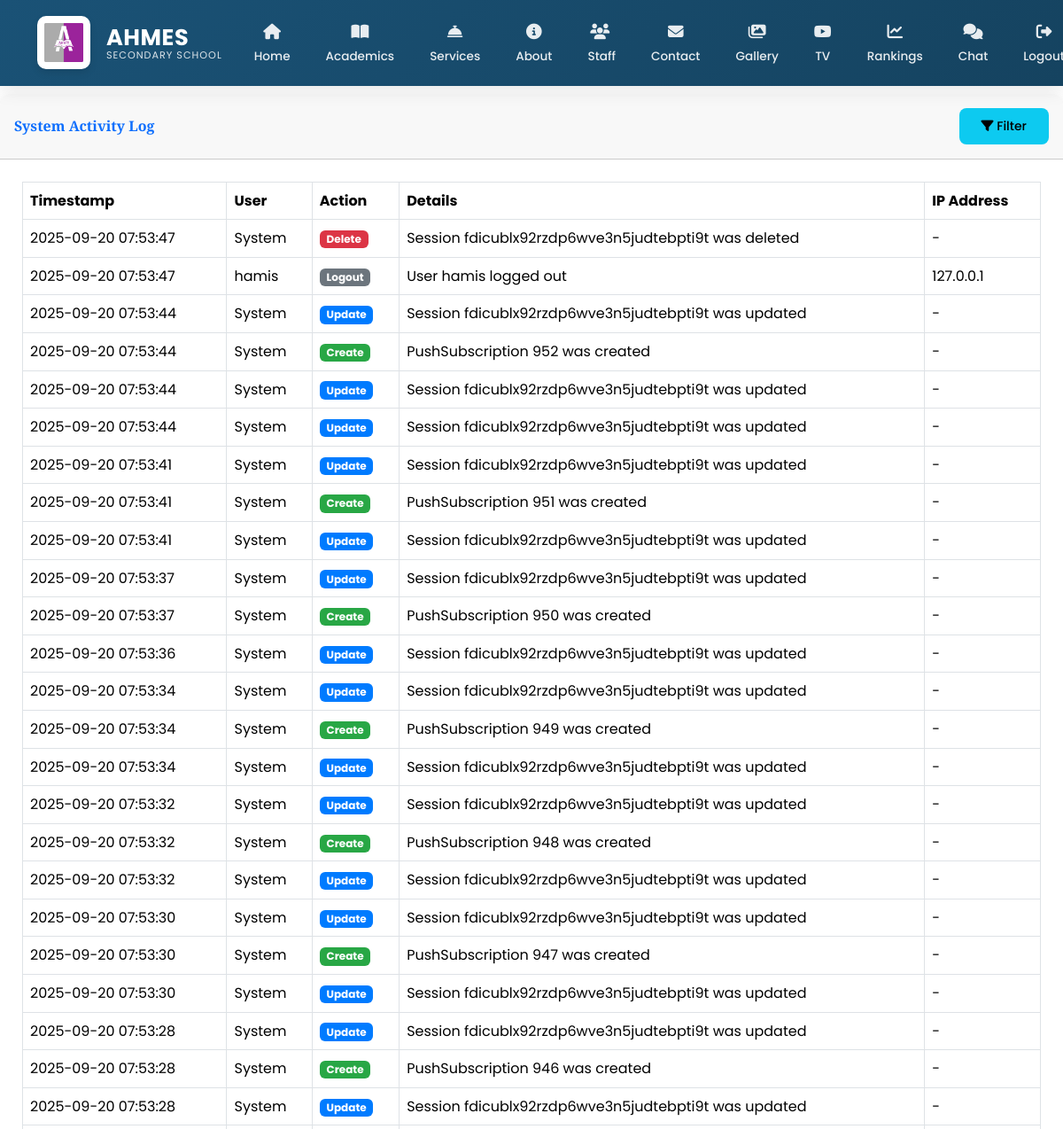
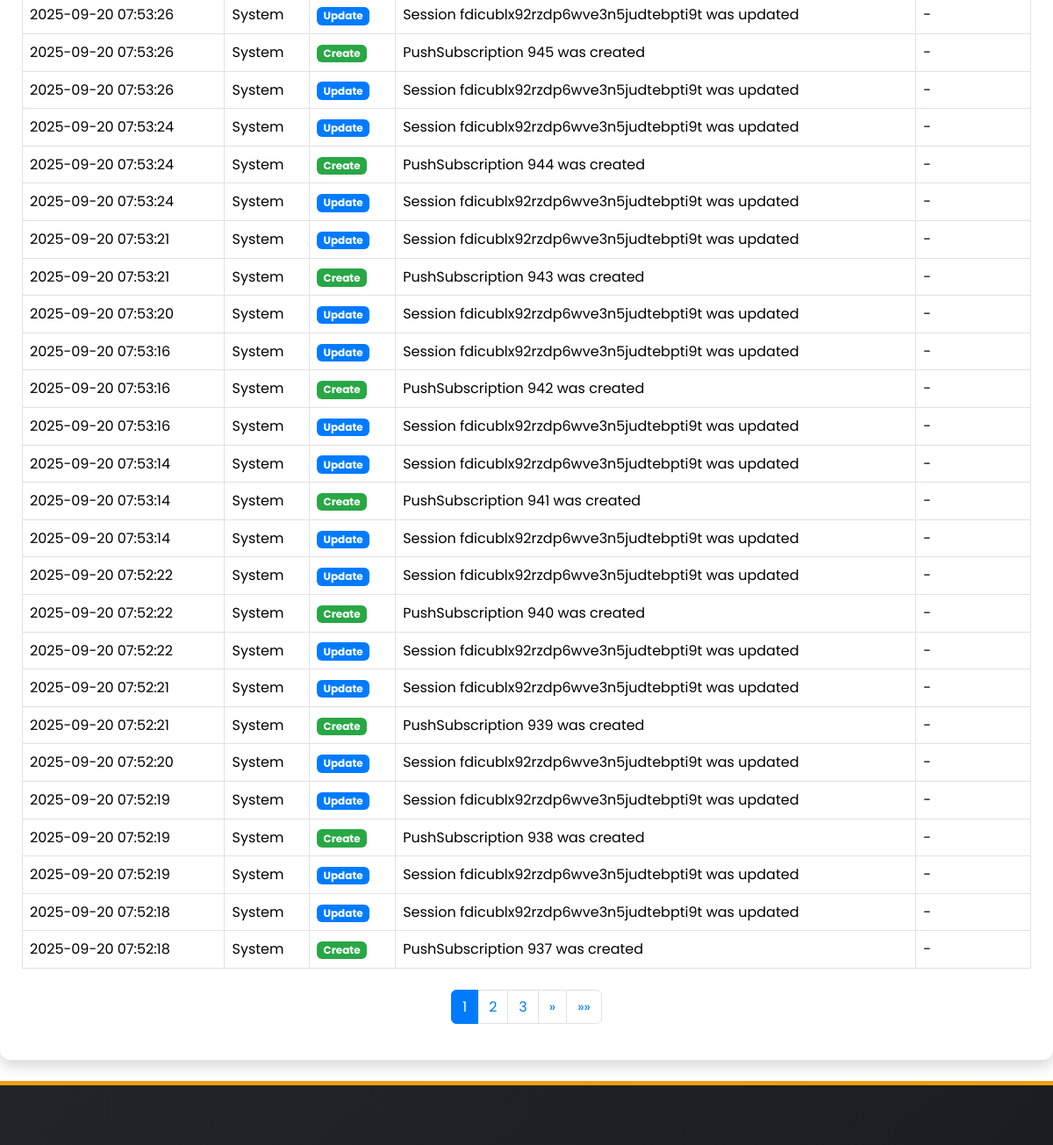
Page /ad/activity-log/ (signed in, upper part) on the earlier database version (2 pictures, top to bottom).
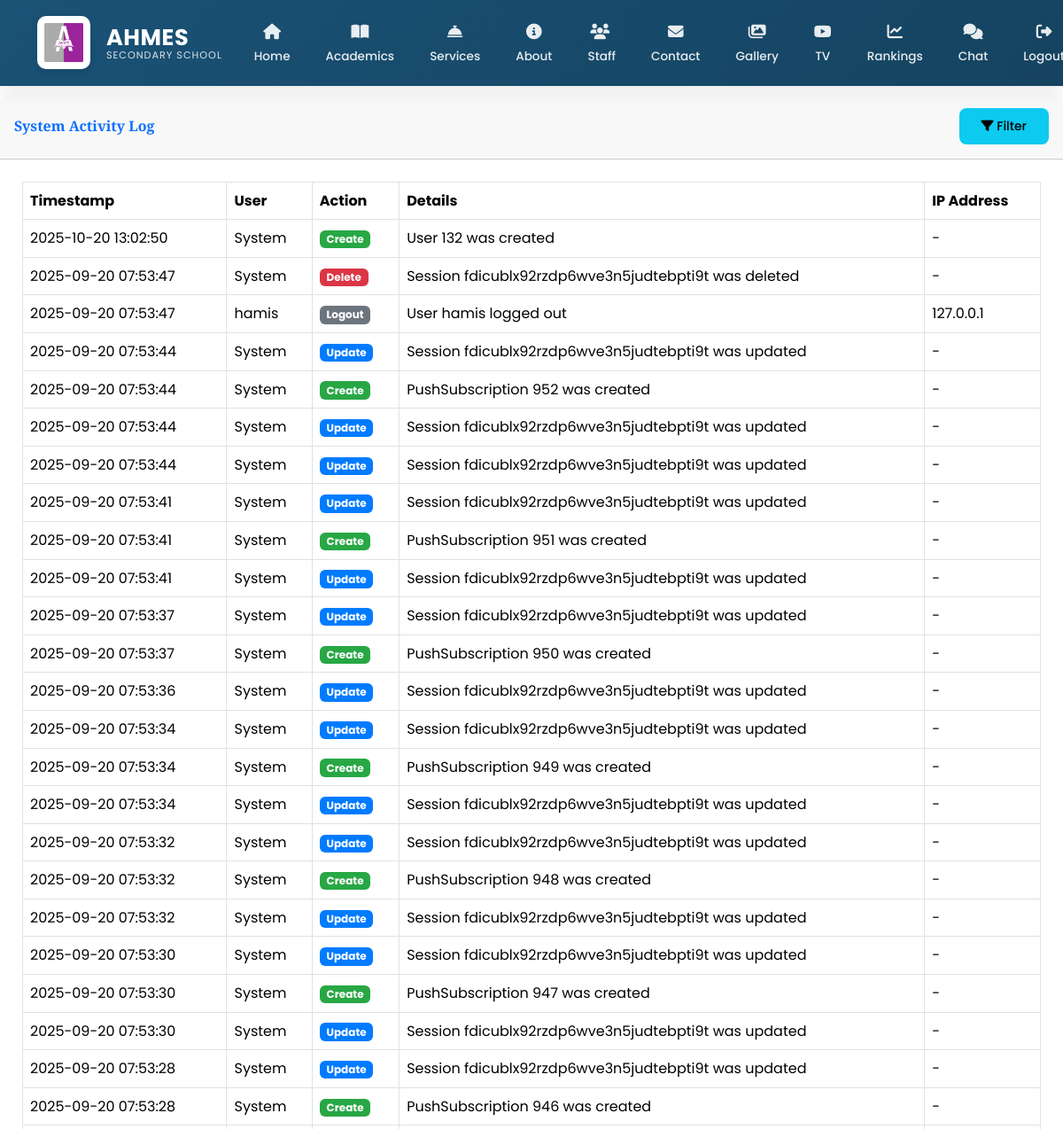
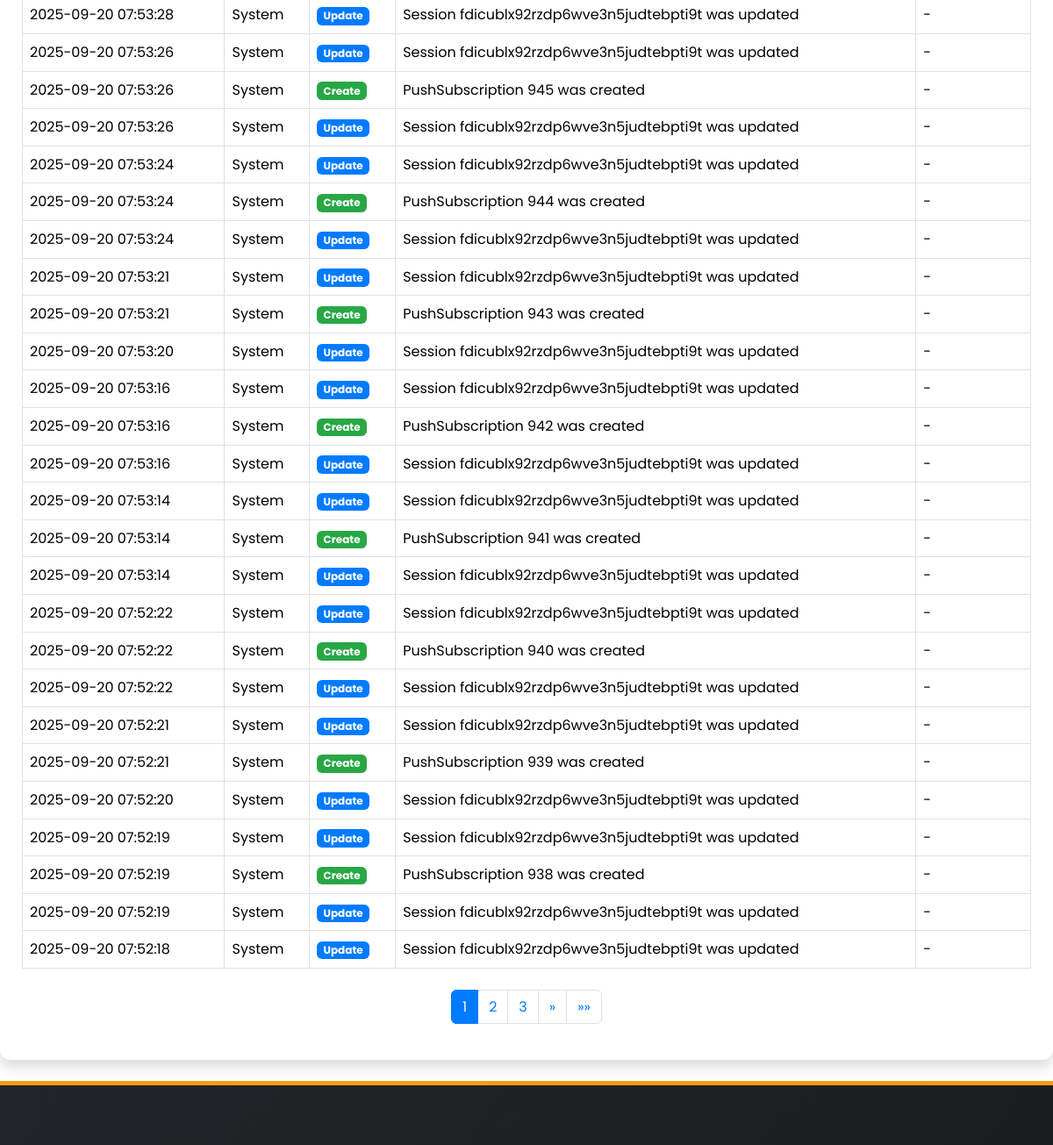
Same page on the later database version (2 pictures, top to bottom).
### main/models.py (models this page shows, shortened)
class ActivityLog(models.Model):
    ACTION_CHOICES = [
        ('CREATE', 'Create'),
        ('UPDATE', 'Update'),
        ('DELETE', 'Delete'),
        ('LOGIN', 'Login'),
        ('LOGOUT', 'Logout'),
        ('LOGIN_FAILED', 'Login Failed'),
        ('PASSWORD_CHANGE', 'Password Change'),
    ]
    user = models.ForeignKey(User, on_delete=models.SET_NULL, null=True, blank=True)
    action = models.CharField(max_length=20, choices=ACTION_CHOICES)
    content_type = models.ForeignKey(ContentType, on_delete=models.SET_NULL, null=True, blank=True)
    object_id = models.CharField(max_length=50, null=True, blank=True)  # Changed to CharField
    content_object = GenericForeignKey('content_type', 'object_id')
    details = models.TextField(blank=True)
    ip_address = models.GenericIPAddressField(null=True, blank=True)
    user_agent = models.CharField(max_length=255, blank=True)
    timestamp = models.DateTimeField(auto_now_add=True)
    class Meta:
        ordering = ['-timestamp']
        verbose_name = 'Activity Log'
        verbose_name_plural = 'Activity Logs'

class User(AbstractUser):
    is_parent = models.BooleanField(default=False)
    is_admin = models.BooleanField(default=False)
    is_staff_member = models.BooleanField(default=False)
    is_student = models.BooleanField(default=False)
    last_activity = models.DateTimeField(null=True, blank=True)
    groups = models.ManyToManyField(
        Group,
        verbose_name=_('groups'),
        blank=True,
        help_text=_(
            'The groups this user belongs to. A user will get all permissions '
            'granted to each of their groups.'
        ),
        related_name="custom_user_set",
        related_query_name="user",
    )
    user_permissions = models.ManyToManyField(
        Permission,
        verbose_name=_('user permissions'),
        blank=True,
        help_text=_('Specific permissions for this user.'),
        related_name="custom_user_set",
        related_query_name="user",
    )
    class Meta:
        swappable = 'AUTH_USER_MODEL'
        db_table = 'auth_user'
    def __str__(self):
        return self.username

### main/views.py (the view)
# urls.py: path('ad/activity-log/', activity_log, name='activity_log'),
@login_required
@user_passes_test(lambda u: u.is_admin)
def activity_log(request):
    action = request.GET.get('action', '')
    user_id = request.GET.get('user', '')
    date_from = request.GET.get('date_from', '')
    date_to = request.GET.get('date_to', '')
    activities = ActivityLog.objects.all().select_related('user').order_by('-timestamp')
    if action:
        activities = activities.filter(action=action)
    if user_id:
        activities = activities.filter(user_id=user_id)
    if date_from:
        try:
            date_from_obj = datetime.strptime(date_from, '%Y-%m-%d').date()
            activities = activities.filter(timestamp__date__gte=date_from_obj)
        except ValueError:
            pass
    if date_to:
        try:
            date_to_obj = datetime.strptime(date_to, '%Y-%m-%d').date()
            activities = activities.filter(timestamp__date__lte=date_to_obj)
        except ValueError:
            pass
    paginator = Paginator(activities, 50)
    page_number = request.GET.get('page')
    page_obj = paginator.get_page(page_number)
    users = User.objects.filter(activitylog__isnull=False).distinct()
    filtered_user = None
    if user_id:
        try:
            filtered_user = User.objects.get(id=user_id)
        except User.DoesNotExist:
            pass
    context = {
        'page_obj': page_obj,
        'actions': ActivityLog.ACTION_CHOICES,
        'users': users,
        'selected_action': action,
        'selected_user': user_id,
        'filtered_user': filtered_user,  # Add this
        'date_from': date_from,
        'date_to': date_to,
    }
    return render(request, 'main/activity_log.html', context)

### main/context_processors.py (called while the page is built)
def admin_counts(request):
    if request.user.is_authenticated and request.user.is_admin:
        return {
            'pending_comments': Comment.objects.filter(is_approved=False).count(),
            'gallery_count': Gallery.objects.count(),
        }
    return {}

def unread_messages_count(request):
    if request.user.is_authenticated:
        count = Message.objects.filter(
            conversation__participants=request.user,
            is_read=False
        ).exclude(
            sender=request.user
        ).count()
        print(f"DEBUG: Unread messages count for {request.user}: {count}")  # Debug output
        return {'unread_messages_count': count}
    return {}

### main/templates/main/activity_log.html (shortened to what this page needs)
{% extends 'main/base.html' %}
{% load static %}
{% block content %}
    <link href="https://cdn.jsdelivr.net/npm/select2@4.1.0-rc.0/dist/css/select2.min.css" rel="stylesheet" />
<div class="card shadow mb-4">
    <div class="card-header py-3 d-flex justify-content-between align-items-center">
        <h6 class="m-0 font-weight-bold text-primary">System Activity Log</h6>
        <div>
            <button class="btn btn-sm btn-info" data-toggle="modal" data-target="#filterModal">
                <i class="fas fa-filter"></i> Filter
            </button>
        </div>
    </div>
    <div class="card-body">
        <div class="table-responsive">
            <table class="table table-bordered table-hover" width="100%" cellspacing="0">
                <thead class="thead-dark">
                    <tr>
                        <th>Timestamp</th>
                        <th>User</th>
                        <th>Action</th>
                        <th>Details</th>
                        <th>IP Address</th>
                    </tr>
                </thead>
                <tbody>
                    {% for activity in page_obj %}
                    <tr>
                        <td>{{ activity.timestamp|date:"Y-m-d H:i:s" }}</td>
                        <td>
                            {% if activity.user %}
                                {{ activity.user.username }}
                            {% else %}
                                System
                            {% endif %}
                        </td>
                        <td>
                            <span class="badge
                                {% if activity.action == 'CREATE' %}bg-success
                                {% elif activity.action == 'UPDATE' %}bg-primary
                                {% elif activity.action == 'DELETE' %}bg-danger
                                {% else %}bg-secondary{% endif %} text-white">
                                {{ activity.get_action_display }}
                            </span>
                        </td>
                        <td>{{ activity.details }}</td>
                        <td>{{ activity.ip_address|default:"-" }}</td>
                    </tr>
                    {% empty %}
                    <tr>
                        <td colspan="5" class="text-center">No activities found matching your filters</td>
                    </tr>
                    {% endfor %}
                </tbody>
            </table>
            {% if page_obj.paginator.num_pages > 1 %}
            <nav aria-label="Page navigation">
                <ul class="pagination justify-content-center mt-4">
                    {% for num in page_obj.paginator.page_range %}
                        {% if page_obj.number == num %}
                        <li class="page-item active"><a class="page-link" href="#">{{ num }}</a></li>
                        {% elif num > page_obj.number|add:'-3' and num < page_obj.number|add:'3' %}
                        <li class="page-item"><a class="page-link" href="?page={{ num }}">{{ num }}</a></li>
                        {% endif %}
                    {% endfor %}
                    {% if page_obj.has_next %}
                    <li class="page-item">
                        <a class="page-link" href="?page={{ page_obj.next_page_number }}" aria-label="Next">
                            <span aria-hidden="true">&raquo;</span>
                        </a>
                    </li>
                    <li class="page-item">
                        <a class="page-link" href="?page={{ page_obj.paginator.num_pages }}" aria-label="Last">
                            <span aria-hidden="true">&raquo;&raquo;</span>
                        </a>
                    </li>
                    {% endif %}
                </ul>
            </nav>
            {% endif %}
        </div>
    </div>
</div>
{% endblock %}

Differences in the rows shown:
no longer on this page (row unchanged): ActivityLog: timestamp "2025-09-20 07:52:18", shows "System", action "Create", details "PushSubscription 937 was created", ip_address "-"
added ActivityLog: timestamp "2025-10-20 13:02:50", shows "System", action "Create", details "User 132 was created", ip_address "-"
